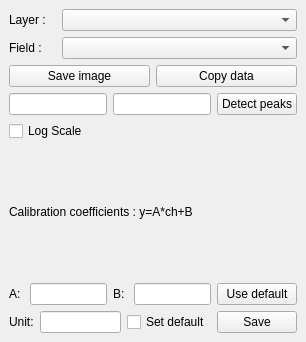
<?xml version="1.0" encoding="UTF-8"?>
<ui version="4.0">
 <class>qgisSpectreDockWidgetBase</class>
 <widget class="QDockWidget" name="qgisSpectreDockWidgetBase">
  <property name="geometry">
   <rect>
    <x>0</x>
    <y>0</y>
    <width>306</width>
    <height>342</height>
   </rect>
  </property>
  <property name="windowTitle">
   <string>Spectre &amp;Viewer</string>
  </property>
  <widget class="QWidget" name="dockWidgetContents">
   <property name="sizePolicy">
    <sizepolicy hsizetype="Preferred" vsizetype="Preferred">
     <horstretch>0</horstretch>
     <verstretch>0</verstretch>
    </sizepolicy>
   </property>
   <layout class="QHBoxLayout" name="hlMain" stretch="1">
    <item>
     <layout class="QVBoxLayout" name="verticalLayout">
      <property name="sizeConstraint">
       <enum>QLayout::SetMaximumSize</enum>
      </property>
      <item>
       <layout class="QHBoxLayout" name="hlMain" stretch="1,5">
        <item>
         <widget class="QLabel" name="label">
          <property name="text">
           <string>Layer : </string>
          </property>
         </widget>
        </item>
        <item>
         <widget class="QgsMapLayerComboBox" name="qgLayer"/>
        </item>
       </layout>
      </item>
      <item>
       <layout class="QHBoxLayout" name="hlMain" stretch="1,5">
        <item>
         <widget class="QLabel" name="label">
          <property name="text">
           <string>Field : </string>
          </property>
         </widget>
        </item>
        <item>
         <widget class="QgsFieldComboBox" name="qgField"/>
        </item>
       </layout>
      </item>
      <item>
       <layout class="QHBoxLayout" name="horizontalLayout">
        <item>
         <widget class="QPushButton" name="pBSave">
          <property name="text">
           <string>Save image</string>
          </property>
         </widget>
        </item>
        <item>
         <widget class="QPushButton" name="pBCopy">
          <property name="text">
           <string>Copy data</string>
          </property>
         </widget>
        </item>
       </layout>
      </item>
      <item>
       <layout class="QHBoxLayout" name="horizontalLayout_2">
        <item>
         <widget class="QLineEdit" name="lePeakWidth"/>
        </item>
        <item>
         <widget class="QLineEdit" name="lePeakHeight"/>
        </item>
        <item>
         <widget class="QPushButton" name="pBPeakDetection">
          <property name="text">
           <string>Detect peaks</string>
          </property>
         </widget>
        </item>
       </layout>
      </item>
      <item>
       <widget class="QCheckBox" name="cbLog">
        <property name="text">
         <string>Log Scale</string>
        </property>
       </widget>
      </item>
      <item>
       <widget class="QLabel" name="label">
        <property name="text">
         <string>Calibration coefficients : y=A*ch+B</string>
        </property>
       </widget>
      </item>
      <item>
       <layout class="QHBoxLayout" name="hlCalib1">
        <item>
         <widget class="QLabel" name="label">
          <property name="text">
           <string>A: </string>
          </property>
         </widget>
        </item>
        <item>
         <widget class="QLineEdit" name="leA"/>
        </item>
        <item>
         <widget class="QLabel" name="label">
          <property name="text">
           <string>B: </string>
          </property>
         </widget>
        </item>
        <item>
         <widget class="QLineEdit" name="leB"/>
        </item>
        <item>
         <widget class="QPushButton" name="pBUseDefault">
          <property name="text">
           <string>Use default</string>
          </property>
         </widget>
        </item>
       </layout>
      </item>
      <item>
       <layout class="QHBoxLayout" name="hlCalib2">
        <item>
         <widget class="QLabel" name="label">
          <property name="text">
           <string>Unit:</string>
          </property>
         </widget>
        </item>
        <item>
         <widget class="QLineEdit" name="leUnit"/>
        </item>
        <item>
         <widget class="QCheckBox" name="cbDefault">
          <property name="text">
           <string>Set default</string>
          </property>
         </widget>
        </item>
        <item>
         <widget class="QPushButton" name="pBSaveCalib">
          <property name="text">
           <string>Save</string>
          </property>
         </widget>
        </item>
       </layout>
      </item>
     </layout>
    </item>
   </layout>
  </widget>
 </widget>
 <customwidgets>
  <customwidget>
   <class>QgsFieldComboBox</class>
   <extends>QComboBox</extends>
   <header>qgsfieldcombobox.h</header>
  </customwidget>
  <customwidget>
   <class>QgsMapLayerComboBox</class>
   <extends>QComboBox</extends>
   <header>qgsmaplayercombobox.h</header>
  </customwidget>
 </customwidgets>
 <resources/>
 <connections/>
</ui>
